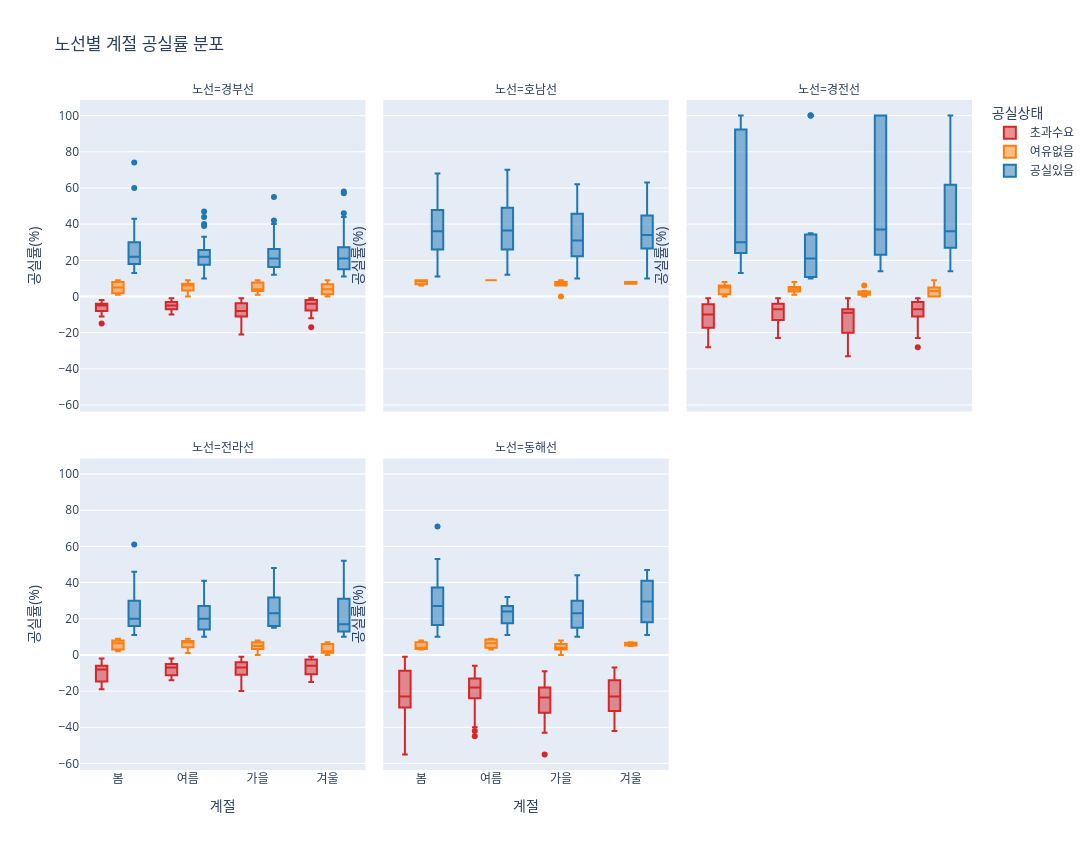

This figure's notebook cell:
### Markdown cell above
## 4. 계절별 공실률 Boxplot

### Code cell
fig_season = px.box(
    df,
    x="계절",
    y="공실률",
    color="공실상태",
    facet_col="노선",
    facet_col_wrap=3,
    category_orders={
        "계절": SEASON_ORDER,
        "노선": ROUTE_ORDER,
        "공실상태": ["초과수요", "여유없음", "공실있음"],
    },
    color_discrete_map=STATUS_COLOR_MAP,
    points="outliers",
    title="노선별 계절 공실률 분포",
)
fig_season.update_layout(width=1400, height=850, legend_title_text="공실상태")
fig_season.update_yaxes(title_text="공실률(%)")
fig_season.write_image(OUTPUT_DIR / "boxplot_season.png", scale=2)
print(OUTPUT_DIR / "boxplot_season.png")
fig_season.show()

### Figure 1 — Plotly figure (JSON) as saved in the notebook; plotly's stock layout.template omitted (floating-point values rounded to 4 significant figures; data arrays with more than 128 entries replaced by an {"elided": "..."} marker saying what was removed)
{"data": [{"alignmentgroup": "True", "boxpoints": "outliers", "hovertemplate": "공실상태=초과수요<br>노선=경부선<br>계절=%{x}<br>공실률=%{y}<extra></extra>", "legendgroup": "초과수요", "marker": {"color": "#d62728"}, "name": "초과수요", "notched": false, "offsetgroup": "초과수요", "orientation": "v", "showlegend": true, "type": "box", "x": ["가을", "겨울", "겨울", "봄", "봄", "여름", "여름", "가을", "가을", "가을", "겨울", "겨울", "겨울", "봄", "봄", "여름", "가을", "가을", "가을", "겨울", "봄", "여름", "여름", "가을", "가을", "가을", "겨울", "겨울", "겨울", "봄", "봄", "봄", "여름", "가을", "가을", "가을", "겨울", "겨울", "봄", "봄", "여름", "여름", "여름", "가을", "가을", "가을", "겨울", "가을", "겨울", "가을", "가을", "겨울", "겨울", "봄", "봄", "여름", "여름", "여름", "가을", "가을", "가을", "겨울", "겨울", "겨울", "봄", "봄", "봄", "여름", "여름", "여름", "가을", "가을", "가을", "겨울"], "x0": " ", "xaxis": "x4", "y": [-2.0, -2.0, -1.0, -2.0, -4.0, -4.0, -7.0, -2.0, -11.0, -11.0, -7.0, -1.0, -7.0, -4.0, -8.0, -3.0, -4.0, -1.0, -3.0, -1.0, -2.0, -1.0, -8.0, -4.0, -11.0, -9.0, -11.0, -4.0, -6.0, -2.0, -4.0, -8.0, -5.0, -1.0, -8.0, -9.0, -5.0, -3.0, -4.0, -6.0, -4.0, -2.0, -3.0, -1.0, -11.0, -14.0, -3.0, -7.0, -1.0, -7.0, -6.0, -4.0, -8.0, -6.0, -9.0, -6.0, -3.0, -6.0, -6.0, -10.0, -12.0, -10.0, -2.0, -12.0, -5.0, -11.0, -15.0, -10.0, -7.0, -9.0, -10.0, -15.0, -21.0, -17.0], "y0": " ", "yaxis": "y4"}, {"alignmentgroup": "True", "boxpoints": "outliers", "hovertemplate": "공실상태=여유없음<br>노선=경부선<br>계절=%{x}<br>공실률=%{y}<extra></extra>", "legendgroup": "여유없음", "marker": {"color": "#ff7f0e"}, "name": "여유없음", "notched": false, "offsetgroup": "여유없음", "orientation": "v", "showlegend": true, "type": "box", "x": ["가을", "겨울", "봄", "여름", "봄", "여름", "여름", "가을", "겨울", "겨울", "겨울", "봄", "봄", "봄", "여름", "여름", "여름", "가을", "가을", "겨울", "겨울", "봄", "봄", "여름", "여름", "겨울", "봄", "겨울", "겨울", "봄", "봄", "가을", "가을", "겨울", "겨울", "봄", "봄", "여름", "가을", "가을", "겨울", "겨울", "봄", "봄", "봄", "여름", "여름", "여름", "가을", "가을", "겨울", "봄", "여름", "여름", "여름", "가을", "겨울", "봄"], "x0": " ", "xaxis": "x4", "y": [8.0, 4.0, 5.0, 0.0, 1.0, 3.0, 4.0, 3.0, 0.0, 7.0, 1.0, 9.0, 5.0, 2.0, 7.0, 9.0, 6.0, 4.0, 1.0, 4.0, 0.0, 7.0, 1.0, 1.0, 7.0, 1.0, 4.0, 8.0, 5.0, 9.0, 8.0, 9.0, 7.0, 6.0, 7.0, 8.0, 5.0, 9.0, 8.0, 4.0, 9.0, 2.0, 9.0, 3.0, 1.0, 5.0, 7.0, 3.0, 6.0, 2.0, 5.0, 3.0, 4.0, 6.0, 6.0, 3.0, 3.0, 1.0], "y0": " ", "yaxis": "y4"}, {"alignmentgroup": "True", "boxpoints": "outliers", "hovertemplate": "공실상태=공실있음<br>노선=경부선<br>계절=%{x}<br>공실률=%{y}<extra></extra>", "legendgroup": "공실있음", "marker": {"color": "#1f77b4"}, "name": "공실있음", "notched": false, "offsetgroup": "공실있음", "orientation": "v", "showlegend": true, "type": "box", "x": ["봄", "봄", "여름", "여름", "여름", "가을", "가을", "가을", "겨울", "겨울", "겨울", "봄", "봄", "봄", "여름", "여름", "여름", "가을", "가을", "가을", "겨울", "겨울", "겨울", "봄", "봄", "봄", "여름", "여름", "여름", "가을", "가을", "가을", "겨울", "겨울", "겨울", "봄", "봄", "봄", "여름", "여름", "여름", "가을", "가을", "가을", "겨울", "겨울", "겨울", "봄", "봄", "봄", "여름", "여름", "여름", "가을", "가을", "가을", "겨울", "겨울", "겨울", "봄", "봄", "봄", "여름", "여름", "여름", "가을", "가을", "가을", "겨울", "겨울", "겨울", "봄", "봄", "봄", "여름", "여름", "여름", "가을", "여름", "봄", "여름", "여름", "여름", "가을", "겨울", "봄", "여름", "여름", "가을", "겨울", "겨울", "봄", "봄", "봄", "여름", "여름", "여름", "가을", "가을", "가을", "겨울", "겨울", "겨울", "봄", "봄", "봄", "여름", "여름", "여름", "가을", "가을", "가을", "겨울", "겨울", "겨울", "봄", "봄"], "x0": " ", "xaxis": "x4", "y": [30.0, 25.0, 33.0, 28.0, 25.0, 27.0, 24.0, 24.0, 25.0, 25.0, 21.0, 27.0, 22.0, 21.0, 23.0, 23.0, 16.0, 21.0, 16.0, 18.0, 15.0, 16.0, 14.0, 26.0, 16.0, 15.0, 19.0, 20.0, 15.0, 21.0, 12.0, 14.0, 13.0, 15.0, 13.0, 22.0, 18.0, 14.0, 20.0, 22.0, 18.0, 24.0, 16.0, 14.0, 15.0, 21.0, 20.0, 26.0, 21.0, 16.0, 23.0, 23.0, 19.0, 21.0, 18.0, 18.0, 21.0, 23.0, 22.0, 27.0, 21.0, 20.0, 25.0, 25.0, 19.0, 27.0, 17.0, 22.0, 19.0, 21.0, 16.0, 22.0, 18.0, 13.0, 20.0, 19.0, 12.0, 17.0, 25.0, 17.0, 13.0, 16.0, 10.0, 12.0, 13.0, 15.0, 13.0, 11.0, 12.0, 11.0, 44.0, 74.0, 60.0, 43.0, 40.0, 33.0, 39.0, 55.0, 40.0, 33.0, 58.0, 57.0, 46.0, 41.0, 38.0, 34.0, 32.0, 44.0, 47.0, 42.0, 29.0, 18.0, 28.0, 35.0, 40.0, 42.0, 22.0], "y0": " ", "yaxis": "y4"}, {"alignmentgroup": "True", "boxpoints": "outliers", "hovertemplate": "공실상태=여유없음<br>노선=호남선<br>계절=%{x}<br>공실률=%{y}<extra></extra>", "legendgroup": "여유없음", "marker": {"color": "#ff7f0e"}, "name": "여유없음", "notched": false, "offsetgroup": "여유없음", "orientation": "v", "showlegend": false, "type": "box", "x": ["봄", "가을", "가을", "가을", "가을", "가을", "겨울", "봄", "봄", "여름", "가을", "가을", "가을", "겨울"], "x0": " ", "xaxis": "x5", "y": [9.0, 9.0, 6.0, 8.0, 8.0, 7.0, 8.0, 9.0, 6.0, 9.0, 7.0, 6.0, 0.0, 7.0], "y0": " ", "yaxis": "y5"}, {"alignmentgroup": "True", "boxpoints": "outliers", "hovertemplate": "공실상태=공실있음<br>노선=호남선<br>계절=%{x}<br>공실률=%{y}<extra></extra>", "legendgroup": "공실있음", "marker": {"color": "#1f77b4"}, "name": "공실있음", "notched": false, "offsetgroup": "공실있음", "orientation": "v", "showlegend": false, "type": "box", "x": {"elided": "235 str values"}, "x0": " ", "xaxis": "x5", "y": {"elided": "235 float values"}, "y0": " ", "yaxis": "y5"}, {"alignmentgroup": "True", "boxpoints": "outliers", "hovertemplate": "공실상태=초과수요<br>노선=경전선<br>계절=%{x}<br>공실률=%{y}<extra></extra>", "legendgroup": "초과수요", "marker": {"color": "#d62728"}, "name": "초과수요", "notched": false, "offsetgroup": "초과수요", "orientation": "v", "showlegend": false, "type": "box", "x": ["겨울", "겨울", "겨울", "봄", "봄", "여름", "여름", "가을", "가을", "가을", "겨울", "겨울", "겨울", "봄", "봄", "여름", "가을", "가을", "겨울", "겨울", "봄", "가을", "봄", "여름", "가을", "가을", "겨울", "겨울", "봄", "봄", "여름", "여름", "가을", "가을", "가을", "겨울", "겨울", "겨울", "봄", "봄", "봄", "여름", "여름", "여름", "가을", "가을", "가을", "겨울", "가을", "겨울", "봄", "봄", "가을", "가을", "가을", "겨울", "겨울", "봄", "봄", "봄", "여름", "여름", "여름", "가을", "가을", "가을", "겨울", "겨울", "봄", "여름", "여름", "여름", "가을", "가을", "가을", "겨울", "겨울", "겨울", "봄", "봄", "봄", "여름", "여름", "여름", "가을", "가을", "가을", "겨울", "겨울", "겨울", "봄", "봄", "봄", "여름", "여름", "여름", "가을", "가을", "가을", "겨울"], "x0": " ", "xaxis": "x6", "y": [-7.0, -1.0, -4.0, -5.0, -8.0, -4.0, -9.0, -8.0, -9.0, -9.0, -7.0, -2.0, -6.0, -6.0, -7.0, -4.0, -1.0, -6.0, -3.0, -1.0, -1.0, -3.0, -2.0, -1.0, -7.0, -4.0, -7.0, -3.0, -14.0, -18.0, -4.0, -6.0, -9.0, -13.0, -16.0, -11.0, -3.0, -7.0, -4.0, -15.0, -15.0, -11.0, -7.0, -9.0, -8.0, -19.0, -24.0, -2.0, -2.0, -1.0, -2.0, -2.0, -1.0, -1.0, -7.0, -1.0, -7.0, -3.0, -9.0, -10.0, -6.0, -4.0, -7.0, -9.0, -9.0, -20.0, -14.0, -8.0, -12.0, -9.0, -6.0, -3.0, -12.0, -20.0, -16.0, -14.0, -9.0, -17.0, -14.0, -19.0, -22.0, -16.0, -12.0, -16.0, -18.0, -21.0, -22.0, -21.0, -11.0, -23.0, -19.0, -23.0, -28.0, -23.0, -19.0, -22.0, -23.0, -26.0, -33.0, -28.0], "y0": " ", "yaxis": "y6"}, {"alignmentgroup": "True", "boxpoints": "outliers", "hovertemplate": "공실상태=여유없음<br>노선=경전선<br>계절=%{x}<br>공실률=%{y}<extra></extra>", "legendgroup": "여유없음", "marker": {"color": "#ff7f0e"}, "name": "여유없음", "notched": false, "offsetgroup": "여유없음", "orientation": "v", "showlegend": false, "type": "box", "x": ["봄", "여름", "봄", "여름", "여름", "가을", "겨울", "봄", "봄", "여름", "가을", "가을", "겨울", "겨울", "겨울", "봄", "봄", "여름", "여름", "가을", "겨울", "봄", "겨울", "겨울", "봄", "봄", "가을", "가을", "겨울", "겨울", "봄", "여름", "여름", "여름", "겨울", "가을", "봄"], "x0": " ", "xaxis": "x6", "y": [5.0, 2.0, 0.0, 1.0, 3.0, 1.0, 5.0, 6.0, 1.0, 8.0, 2.0, 1.0, 3.0, 0.0, 0.0, 8.0, 0.0, 3.0, 6.0, 0.0, 2.0, 3.0, 6.0, 4.0, 2.0, 5.0, 6.0, 1.0, 9.0, 0.0, 8.0, 4.0, 5.0, 5.0, 3.0, 3.0, 6.0], "y0": " ", "yaxis": "y6"}, {"alignmentgroup": "True", "boxpoints": "outliers", "hovertemplate": "공실상태=공실있음<br>노선=경전선<br>계절=%{x}<br>공실률=%{y}<extra></extra>", "legendgroup": "공실있음", "marker": {"color": "#1f77b4"}, "name": "공실있음", "notched": false, "offsetgroup": "공실있음", "orientation": "v", "showlegend": false, "type": "box", "x": ["겨울", "겨울", "봄", "봄", "봄", "여름", "여름", "여름", "가을", "가을", "가을", "여름", "여름", "여름", "봄", "여름", "여름", "여름", "겨울", "봄", "봄", "봄", "여름", "여름", "여름", "가을", "가을", "가을", "겨울", "겨울", "겨울", "봄", "봄", "봄", "여름", "여름", "여름", "가을", "가을", "겨울", "겨울", "겨울", "봄"], "x0": " ", "xaxis": "x6", "y": [100.0, 100.0, 100.0, 100.0, 100.0, 100.0, 100.0, 100.0, 100.0, 100.0, 100.0, 10.0, 10.0, 13.0, 13.0, 10.0, 14.0, 10.0, 35.0, 69.0, 52.0, 30.0, 27.0, 21.0, 29.0, 45.0, 26.0, 20.0, 49.0, 48.0, 36.0, 27.0, 23.0, 19.0, 18.0, 32.0, 35.0, 29.0, 14.0, 14.0, 21.0, 29.0, 29.0], "y0": " ", "yaxis": "y6"}, {"alignmentgroup": "True", "boxpoints": "outliers", "hovertemplate": "공실상태=초과수요<br>노선=전라선<br>계절=%{x}<br>공실률=%{y}<extra></extra>", "legendgroup": "초과수요", "marker": {"color": "#d62728"}, "name": "초과수요", "notched": false, "offsetgroup": "초과수요", "orientation": "v", "showlegend": false, "type": "box", "x": ["가을", "겨울", "겨울", "봄", "여름", "가을", "겨울", "여름", "가을", "가을", "겨울", "겨울", "가을", "가을", "봄", "가을", "겨울", "봄", "봄", "여름", "여름", "가을", "가을", "가을", "겨울", "겨울", "봄", "여름", "여름", "여름", "가을", "가을", "가을", "겨울", "겨울", "겨울", "봄", "봄", "봄", "여름", "여름", "여름", "가을", "가을", "가을", "겨울", "겨울", "겨울", "봄", "봄", "봄", "여름", "여름", "여름", "가을", "가을", "가을", "겨울"], "x0": " ", "xaxis": "x", "y": [-1.0, -1.0, -1.0, -6.0, -3.0, -7.0, -2.0, -8.0, -4.0, -2.0, -4.0, -6.0, -5.0, -4.0, -2.0, -2.0, -4.0, -2.0, -8.0, -2.0, -7.0, -2.0, -7.0, -14.0, -9.0, -5.0, -8.0, -5.0, -5.0, -6.0, -6.0, -15.0, -11.0, -10.0, -6.0, -15.0, -7.0, -16.0, -18.0, -13.0, -7.0, -14.0, -5.0, -10.0, -10.0, -11.0, -1.0, -13.0, -6.0, -11.0, -19.0, -11.0, -5.0, -12.0, -11.0, -15.0, -20.0, -15.0], "y0": " ", "yaxis": "y"}, {"alignmentgroup": "True", "boxpoints": "outliers", "hovertemplate": "공실상태=여유없음<br>노선=전라선<br>계절=%{x}<br>공실률=%{y}<extra></extra>", "legendgroup": "여유없음", "marker": {"color": "#ff7f0e"}, "name": "여유없음", "notched": false, "offsetgroup": "여유없음", "orientation": "v", "showlegend": false, "type": "box", "x": ["가을", "겨울", "봄", "봄", "여름", "여름", "가을", "가을", "겨울", "겨울", "봄", "봄", "봄", "여름", "가을", "가을", "가을", "겨울", "봄", "여름", "가을", "겨울", "봄", "봄", "가을", "가을", "겨울", "봄", "봄", "여름", "여름", "여름", "가을", "겨울", "봄", "가을", "가을", "겨울", "겨울", "봄", "여름", "여름", "여름", "가을", "가을", "겨울", "겨울", "봄", "여름", "가을", "봄"], "x0": " ", "xaxis": "x", "y": [0.0, 1.0, 3.0, 3.0, 5.0, 5.0, 1.0, 5.0, 6.0, 0.0, 9.0, 9.0, 7.0, 7.0, 7.0, 6.0, 8.0, 2.0, 8.0, 9.0, 3.0, 0.0, 6.0, 5.0, 7.0, 8.0, 6.0, 7.0, 2.0, 8.0, 7.0, 1.0, 5.0, 2.0, 7.0, 5.0, 8.0, 5.0, 6.0, 6.0, 7.0, 9.0, 4.0, 4.0, 0.0, 2.0, 7.0, 3.0, 1.0, 7.0, 9.0], "y0": " ", "yaxis": "y"}, {"alignmentgroup": "True", "boxpoints": "outliers", "hovertemplate": "공실상태=공실있음<br>노선=전라선<br>계절=%{x}<br>공실률=%{y}<extra></extra>", "legendgroup": "공실있음", "marker": {"color": "#1f77b4"}, "name": "공실있음", "notched": false, "offsetgroup": "공실있음", "orientation": "v", "showlegend": false, "type": "box", "x": ["여름", "여름", "겨울", "겨울", "봄", "봄", "여름", "봄", "여름", "여름", "여름", "가을", "겨울", "겨울", "봄", "겨울", "겨울", "봄", "봄", "여름", "여름", "여름", "가을", "겨울", "봄", "겨울", "봄", "봄", "봄", "여름", "여름", "여름", "가을", "가을", "가을", "겨울", "겨울", "겨울", "봄", "봄", "봄", "여름", "여름", "여름", "가을", "가을", "겨울", "겨울", "겨울", "봄"], "x0": " ", "xaxis": "x", "y": [13.0, 18.0, 17.0, 11.0, 18.0, 13.0, 10.0, 19.0, 41.0, 21.0, 10.0, 15.0, 10.0, 10.0, 16.0, 16.0, 13.0, 21.0, 11.0, 17.0, 20.0, 11.0, 16.0, 13.0, 13.0, 31.0, 61.0, 46.0, 26.0, 27.0, 23.0, 27.0, 48.0, 28.0, 23.0, 52.0, 52.0, 38.0, 30.0, 25.0, 18.0, 19.0, 30.0, 32.0, 33.0, 16.0, 17.0, 24.0, 30.0, 32.0], "y0": " ", "yaxis": "y"}, {"alignmentgroup": "True", "boxpoints": "outliers", "hovertemplate": "공실상태=초과수요<br>노선=동해선<br>계절=%{x}<br>공실률=%{y}<extra></extra>", "legendgroup": "초과수요", "marker": {"color": "#d62728"}, "name": "초과수요", "notched": false, "offsetgroup": "초과수요", "orientation": "v", "showlegend": false, "type": "box", "x": ["봄", "봄", "겨울", "겨울", "겨울", "봄", "봄", "봄", "여름", "여름", "여름", "가을", "가을", "가을", "겨울", "겨울", "겨울", "봄", "봄", "봄", "여름", "여름", "여름", "가을", "가을", "가을", "겨울", "겨울", "봄", "봄", "여름", "여름", "여름", "가을", "가을", "가을", "겨울", "겨울", "봄", "여름", "여름", "여름", "가을", "가을", "가을", "겨울", "겨울", "겨울", "봄", "봄", "봄", "여름", "여름", "여름", "가을", "가을", "가을", "겨울", "겨울", "겨울", "봄", "봄", "봄", "여름", "여름", "여름", "가을", "가을", "가을", "겨울"], "x0": " ", "xaxis": "x2", "y": [-1.0, -8.0, -16.0, -23.0, -29.0, -29.0, -24.0, -24.0, -21.0, -13.0, -18.0, -26.0, -20.0, -32.0, -34.0, -31.0, -34.0, -41.0, -49.0, -55.0, -45.0, -40.0, -42.0, -37.0, -43.0, -55.0, -42.0, -7.0, -2.0, -7.0, -6.0, -16.0, -14.0, -9.0, -10.0, -21.0, -18.0, -11.0, -10.0, -9.0, -7.0, -6.0, -10.0, -18.0, -15.0, -14.0, -9.0, -20.0, -9.0, -18.0, -23.0, -18.0, -15.0, -19.0, -21.0, -23.0, -24.0, -25.0, -14.0, -27.0, -18.0, -24.0, -29.0, -25.0, -21.0, -24.0, -25.0, -28.0, -34.0, -31.0], "y0": " ", "yaxis": "y2"}, {"alignmentgroup": "True", "boxpoints": "outliers", "hovertemplate": "공실상태=여유없음<br>노선=동해선<br>계절=%{x}<br>공실률=%{y}<extra></extra>", "legendgroup": "여유없음", "marker": {"color": "#ff7f0e"}, "name": "여유없음", "notched": false, "offsetgroup": "여유없음", "orientation": "v", "showlegend": false, "type": "box", "x": ["여름", "여름", "가을", "가을", "겨울", "겨울", "봄", "봄", "여름", "여름", "가을", "가을", "가을", "겨울", "봄", "가을"], "x0": " ", "xaxis": "x2", "y": [3.0, 8.0, 6.0, 4.0, 7.0, 6.0, 8.0, 4.0, 9.0, 5.0, 8.0, 3.0, 0.0, 5.0, 3.0, 4.0], "y0": " ", "yaxis": "y2"}, {"alignmentgroup": "True", "boxpoints": "outliers", "hovertemplate": "공실상태=공실있음<br>노선=동해선<br>계절=%{x}<br>공실률=%{y}<extra></extra>", "legendgroup": "공실있음", "marker": {"color": "#1f77b4"}, "name": "공실있음", "notched": false, "offsetgroup": "공실있음", "orientation": "v", "showlegend": false, "type": "box", "x": ["여름", "가을", "겨울", "봄", "여름", "겨울", "봄", "봄", "봄", "여름", "여름", "여름", "가을", "가을", "가을", "겨울", "겨울", "겨울", "봄", "봄", "봄", "여름", "여름", "여름", "가을", "가을", "겨울", "겨울", "겨울", "봄", "봄"], "x0": " ", "xaxis": "x2", "y": [24.0, 10.0, 11.0, 17.0, 11.0, 36.0, 71.0, 53.0, 31.0, 27.0, 19.0, 24.0, 44.0, 27.0, 19.0, 47.0, 46.0, 31.0, 27.0, 21.0, 15.0, 16.0, 27.0, 32.0, 30.0, 15.0, 15.0, 21.0, 28.0, 32.0, 10.0], "y0": " ", "yaxis": "y2"}], "layout": {"annotations": [{"font": {}, "showarrow": false, "text": "노선=전라선", "x": 0.16, "xanchor": "center", "xref": "paper", "y": 0.465, "yanchor": "bottom", "yref": "paper"}, {"font": {}, "showarrow": false, "text": "노선=동해선", "x": 0.5, "xanchor": "center", "xref": "paper", "y": 0.465, "yanchor": "bottom", "yref": "paper"}, {"font": {}, "showarrow": false, "text": "노선=경부선", "x": 0.16, "xanchor": "center", "xref": "paper", "y": 1.0, "yanchor": "bottom", "yref": "paper"}, {"font": {}, "showarrow": false, "text": "노선=호남선", "x": 0.5, "xanchor": "center", "xref": "paper", "y": 1.0, "yanchor": "bottom", "yref": "paper"}, {"font": {}, "showarrow": false, "text": "노선=경전선", "x": 0.84, "xanchor": "center", "xref": "paper", "y": 1.0, "yanchor": "bottom", "yref": "paper"}], "boxmode": "group", "height": 850, "legend": {"title": {"text": "공실상태"}, "tracegroupgap": 0}, "title": {"text": "노선별 계절 공실률 분포"}, "width": 1400, "xaxis": {"anchor": "y", "categoryarray": ["봄", "여름", "가을", "겨울"], "categoryorder": "array", "domain": [0.0, 0.32], "title": {"text": "계절"}}, "xaxis2": {"anchor": "y2", "categoryarray": ["봄", "여름", "가을", "겨울"], "categoryorder": "array", "domain": [0.34, 0.66], "matches": "x", "title": {"text": "계절"}}, "xaxis3": {"anchor": "y3", "categoryarray": ["봄", "여름", "가을", "겨울"], "categoryorder": "array", "domain": [0.68, 1.0], "matches": "x", "title": {"text": "계절"}}, "xaxis4": {"anchor": "y4", "domain": [0.0, 0.32], "matches": "x", "showticklabels": false}, "xaxis5": {"anchor": "y5", "domain": [0.34, 0.66], "matches": "x", "showticklabels": false}, "xaxis6": {"anchor": "y6", "domain": [0.68, 1.0], "matches": "x", "showticklabels": false}, "yaxis": {"anchor": "x", "domain": [0.0, 0.465], "title": {"text": "공실률(%)"}}, "yaxis2": {"anchor": "x2", "domain": [0.0, 0.465], "matches": "y", "showticklabels": false, "title": {"text": "공실률(%)"}}, "yaxis3": {"anchor": "x3", "domain": [0.0, 0.465], "matches": "y", "showticklabels": false, "title": {"text": "공실률(%)"}}, "yaxis4": {"anchor": "x4", "domain": [0.535, 1.0], "matches": "y", "title": {"text": "공실률(%)"}}, "yaxis5": {"anchor": "x5", "domain": [0.535, 1.0], "matches": "y", "showticklabels": false, "title": {"text": "공실률(%)"}}, "yaxis6": {"anchor": "x6", "domain": [0.535, 1.0], "matches": "y", "showticklabels": false, "title": {"text": "공실률(%)"}}}}
